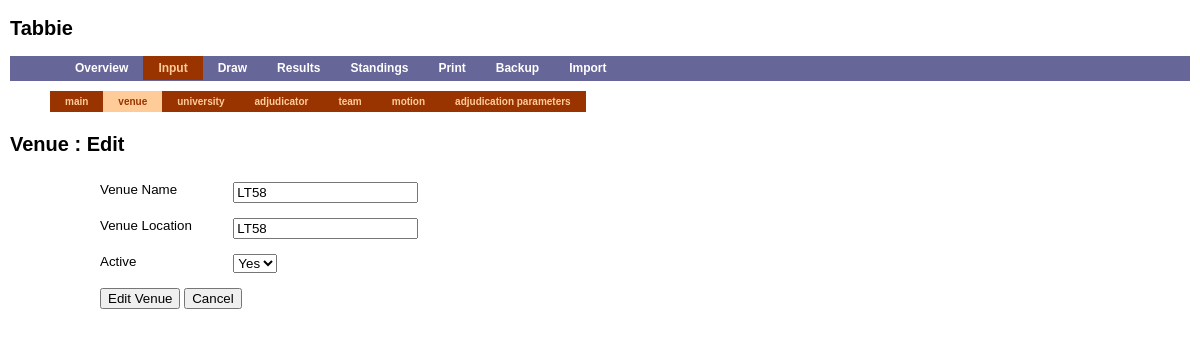
Page /input.php?moduletype=venue&action=edit&venue_id=59 on the committed database.
### tables this page shows
CREATE TABLE `venue` (
  `venue_id` mediumint(9) NOT NULL auto_increment,
  `venue_name` varchar(50) NOT NULL DEFAULT '',
  `venue_location` varchar(50) NOT NULL DEFAULT '',
  `active` enum('Y','N') NOT NULL DEFAULT 'Y',
  PRIMARY KEY  (`venue_id`),
  UNIQUE KEY `venue_name` (`venue_name`)
);

### ntu_controller.php (called while the page is built, shortened)
<?php
if (isset ($ntu_override_module)) {
    $moduletype = $ntu_override_module;
} else {
    $moduletype=trim(@$_GET['moduletype']);
}
$action=trim(@$_GET['action']);
if (array_key_exists($moduletype, $ntu_titles))
    $title .= " " . $ntu_titles[$moduletype] . " ";
else
    $title = " " . ucfirst($moduletype) . " ";
include("view/header.php");
include("view/mainmenu.php");
include("view/$ntu_controller/menu.php");
include("$ntu_controller/$moduletype.php");
include("view/footer.php");
?>

### input.php (called while the page is built, shortened)
<?php
$ntu_controller = "input";
$ntu_titles = array("adjud" => "Adjudicator", "univ" => "University");
require("ntu_controller.php");
?>

### input/venue.php (the view, shortened to what this page needs)
<?php
require("includes/display.php");
$actionhidden="";
$active="";
$venue_name="";
$venue_location="";
if ($action=="edit")
  {
    if ($actionhidden!="edit")
      {
        $venue_id=trim(@$_GET['venue_id']);
        $query="SELECT * FROM venue WHERE venue_id='$venue_id'";
        $result=mysql_query($query);
        if (mysql_num_rows($result)==0)
      {
            $msg[]="There were some problems editing : Record Not Found ";
            $action="display";
      }
        else
      {
            $row=mysql_fetch_assoc($result);
            $venue_name=$row['venue_name'];
            $venue_location=$row['venue_location'];
            $active=$row['active'];
      }
      }
  }
switch($action)
  {
  case "edit" :
    $title.=": Edit";
    break;
  }
echo "<h2>$title</h2>\n";
if ($action=="display")
  {
    $result=mysql_query("SELECT * FROM venue ORDER BY venue_name");
    $active_result = mysql_query("SELECT * FROM venue WHERE ACTIVE = 'Y' ");
    if (mysql_num_rows($result)==0)
      {
    echo "<h3>No Venues Found.</h3>";
    echo "<h3><a href=\"input.php?moduletype=venue&amp;action=add\">Add New</a></h3>";
      }
    else
      {
    $query="SHOW  TABLES  LIKE  '%_round_%'";
    $showdeleteresult=mysql_query($query);
    if (mysql_num_rows($showdeleteresult)!=0)
      $showdelete=0;
    else
      $showdelete=1;
    ?>
    <h3>Total No. of Venues : <?echo mysql_num_rows($result)?> (<?echo mysql_num_rows($active_result)?>)</h3>
    <?echo "<h3><a href=\"input.php?moduletype=venue&amp;action=add\">Add New</a></h3>";?>
      <table>
         <tr><th>Name</th><th>Location</th><th>Active(Y/N)</th></tr>
         <? while($row=mysql_fetch_assoc($result)) { ?>
      <tr <?if ($row['active']=='N') echo "style=\"color:red\"";?>>
        <td><?echo $row['venue_name'];?></td>
            <td><?echo $row['venue_location'];?></td>
        <td><?echo $row['active'];?></td>
        <td class="editdel"><a href="input.php?moduletype=venue&amp;action=edit&amp;venue_id=<?echo $row['venue_id'];?>">Edit</a></td>
    <?
    if ($showdelete)
      {
    ?>
        <td class="editdel"><a href="input.php?moduletype=venue&amp;action=delete&amp;venue_id=<?echo $row['venue_id'];?>" onClick="return confirm('Are you sure?');">Delete</a></td>
       <?}  ?>
  </tr>
      <?}   ?>
   </table>
  <?
    }
  }
 else
   {
     ?>
     <form action="input.php?moduletype=venue" method="POST">
       <label for="venue_name">Venue Name</label>
       <input type="text" id="venue_name" name="venue_name" value="<?echo $venue_name;?>"/><br/><br/>
       <label for="venue_location">Venue Location</label>
                 <input type="text" id="venue_location" name="venue_location" value="<?echo $venue_location;?>"/><br/><br/>
                 <label for="active">Active</label>
                     <select id="active" name="active">
                     <option value="Y" <?echo ($active=="Y")?"selected":""?>>Yes</option>
                     </select> <br/><br/>
                     <input type="submit" value="<?echo ($action=="edit")?"Edit Venue":"Add Venue" ;?>"/>
                     <input type="button" value="Cancel" onClick="location.replace('input.php?moduletype=venue')"/>
                     </form>
                     <?
                     }
?>

### view/index.css (style rules this page uses)
body { font-family: sans-serif; margin:0; padding:0; font-size: 10pt; }
label { float: left; width: 10em; }
form { margin-left:80px; padding: 10px; }

### rows in the picture
venue: venue_name "LT58", venue_location "LT58", active "Yes"

### other values in the picture
$title "Venue : Edit"
